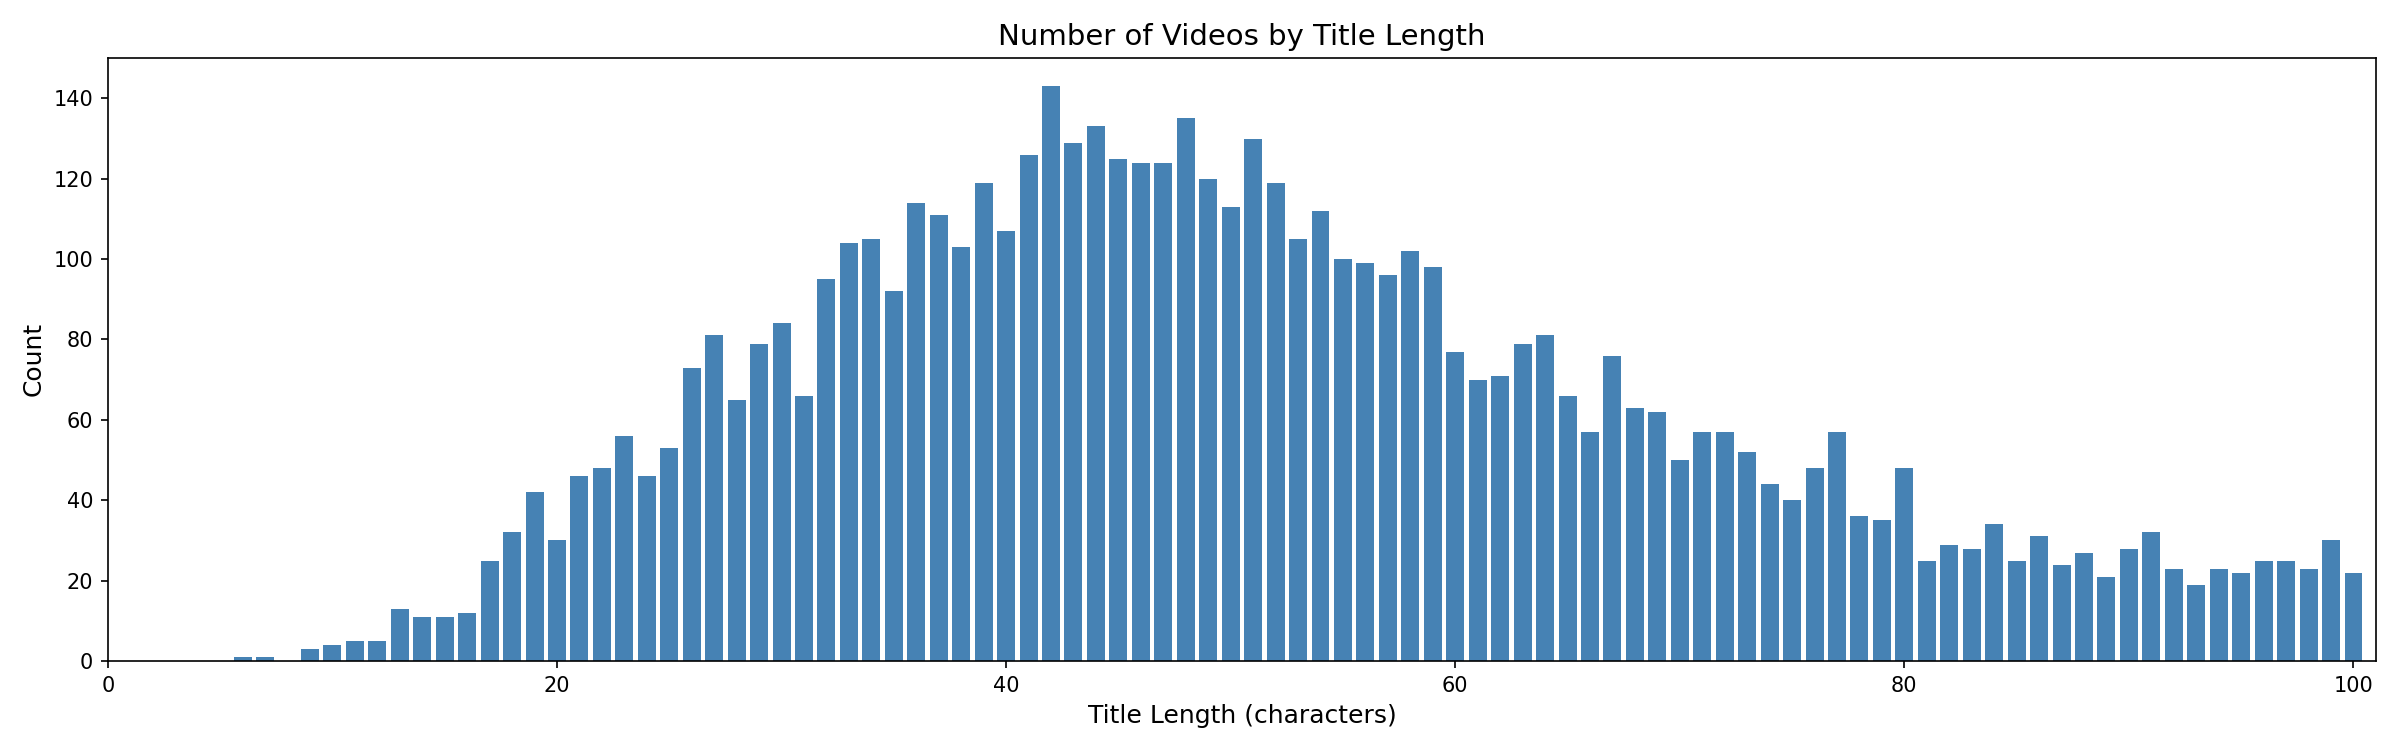

Source code (Python):
"""
タイトル文字数ごとの登場回数を棒グラフで可視化するスクリプト
出力: title_length_bar.png
"""

import pandas as pd
import matplotlib.pyplot as plt

# ── 1. CSVから読み込み ───────────────────────────────────────────
length_order = pd.read_csv("title_length/title_length_order.csv")

# ── 2. 棒グラフ描画 ──────────────────────────────────────────────
fig, ax = plt.subplots(figsize=(16, 5))

ax.bar(length_order["title_length"], length_order["count"], color="steelblue", width=0.8)

ax.set_xlabel("Title Length (characters)", fontsize=12)
ax.set_ylabel("Count", fontsize=12)
ax.set_title("Number of Videos by Title Length", fontsize=14)
ax.set_xlim(0, length_order["title_length"].max() + 1)

plt.tight_layout()
plt.savefig("title_length_bar.png", dpi=150)
print("保存完了: title_length_bar.png")
plt.show()
